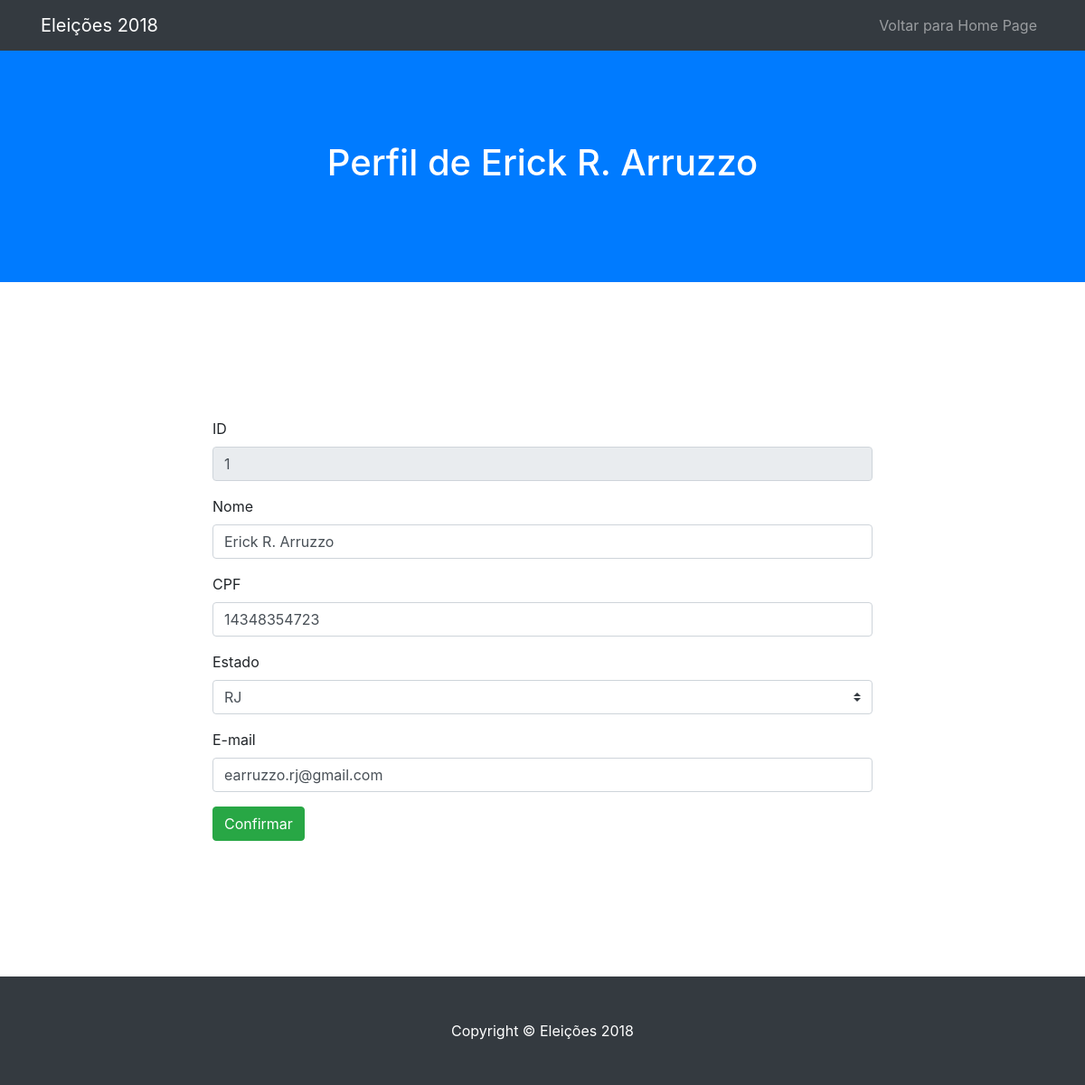
The page /usuario-alterar/1 on the database its author committed.
### eleicoes2018/models.py (models this page shows)
class Usuario(models.Model):
    user = models.OneToOneField(User, on_delete=models.CASCADE, default=1)
    cpf = models.CharField(max_length=11, null=False)
    nome = models.CharField(max_length=255, null=False)
    email = models.CharField(max_length=255, null=False)
    senha = models.CharField(max_length=255, null=False)
    estado_id = models.ForeignKey(Estado, on_delete=models.CASCADE)

### usuarios/views.py (the view, shortened to what this page needs)
# urls.py: url(r'^usuario-alterar/(?P<usuario_id>.*)$', AlterarUsuarioView.as_view(), name='alterar_usuario'),
class AlterarUsuarioView(View):
    template_name = 'alterar_usuario.html'
    def get(self, request, usuario_id, *args, **kwargs):
        usuario = Usuario.objects.get(id=usuario_id)
        estados = Estado.objects.all()
        return render(request, self.template_name, { 'usuario' : usuario , 'estados' : estados })

### usuarios/templates/alterar_usuario.html (shortened to what this page needs)
{% extends "template_usuario.html" %}
{% block body %}
<form action="{% url 'alterar_usuario' usuario.id %}" method="post">
  <div class="form-group">
		<label for="id_perfil">ID</label>
		<input type="text" class="form-control" id="id_perfil" name="id_perfil" value="{{usuario.id}}" readonly>
	</div>
	<div class="form-group">
		<label for="nome_perfil">Nome</label>
		<input type="text" class="form-control" id="nome_perfil" name="nome_perfil" value="{{usuario.nome}}" required>
	</div>
	<div class="form-group">
		<label for="cpf_perfil">CPF</label>
		<input type="text" class="form-control" id="cpf_perfil" name="cpf_perfil" value="{{usuario.cpf}}" required>
	</div>
	<div class="form-group">
    <label for="estado_perfil">Estado</label>
    <select class="custom-select" name="estado_perfil" id="estado_perfil" name="estado_perfil" value="{{usuario.estado_id.id}}" required>
      {% for estado in estados %}
          {% if usuario.estado_id.id == estado.id  %}
            <option value="{{ estado.id }}" selected>{{ estado.sigla }} </option>
          {%else%}}
            <option value="{{ estado.id }}">{{ estado.sigla }}</option>
          {%endif%}}
      {% endfor %}
    </select>
	</div>
	<div class="form-group">
		<label for="email_perfil">E-mail</label>
		<input type="email" class="form-control" id="email_perfil" name="email_perfil" value="{{usuario.email}}" required>
	</div>
  <button id="btnEditaUsuario" type="submit" class="btn btn-success">Confirmar</button>
</form>
{% endblock %}

### usuarios/templates/template_usuario.html (shortened to what this page needs)
{% load staticfiles %}
<!DOCTYPE html>
  <head>
    <link href='{% static "vendor/bootstrap/css/bootstrap.min.css" %}' rel="stylesheet">
    <link href='{% static "css/scrolling-nav.css" %}' rel="stylesheet">
  </head>
  <body id="page-top">
    <nav class="navbar navbar-expand-lg navbar-dark bg-dark fixed-top" id="mainNav">
      <div class="container">
        <a class="navbar-brand js-scroll-trigger" href="#page-top">Eleições 2018</a>
        <div class="collapse navbar-collapse" id="navbarResponsive">
          <ul class="navbar-nav ml-auto">
            <li class="nav-item">
              <a class="nav-link js-scroll-trigger" href="/">Voltar para Home Page</a>
            </li>
          </ul>
        </div>
      </div>
    </nav>
    <header class="bg-primary text-white">
      <div class="container text-center">
        <h1>Perfil de {{usuario.nome}}</h1>
      </div>
    </header>
    <section id="dados">
      <div class="container">
        <div class="row">
          <div class="col-lg-8 mx-auto">
            {% block body %}
            {% endblock %}
          </div>
        </div>
      </div>
    </section>
    <footer class="py-5 bg-dark">
      <div class="container">
        <p class="m-0 text-center text-white">Copyright &copy; Eleições 2018</p>
      </div>
    </footer>
  </body>
</html>

### eleicoes2018/static/css/scrolling-nav.css (style rules this page uses)
header { padding: 154px 0 100px; }
@media (min-width: 992px) { header { padding: 156px 0 100px; } }
section { padding: 150px 0; }

### rows shown on the page
Usuario: nome "Erick R. Arruzzo", id_perfil "1", nome_perfil "Erick R. Arruzzo", cpf_perfil "14348354723", email_perfil "earruzzo.rj@gmail.com"

### other values the page prints
form field estado_perfil "RJ"
